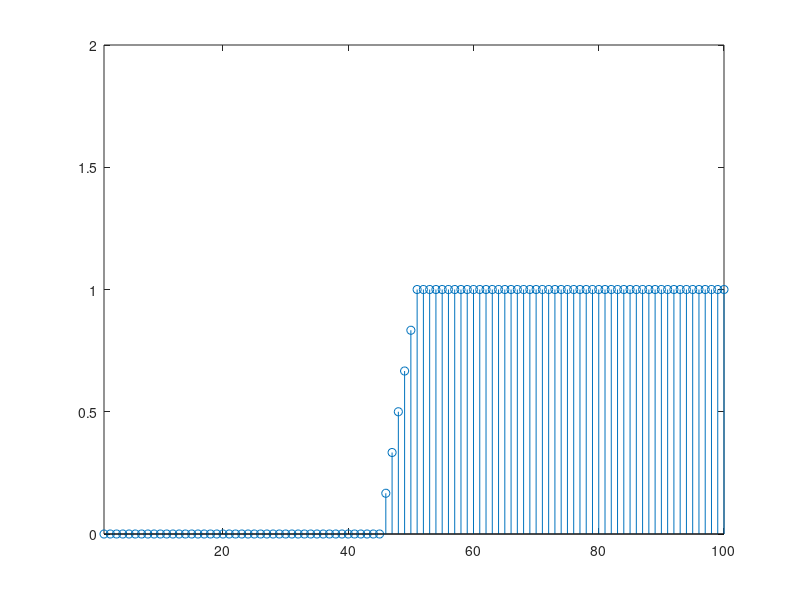
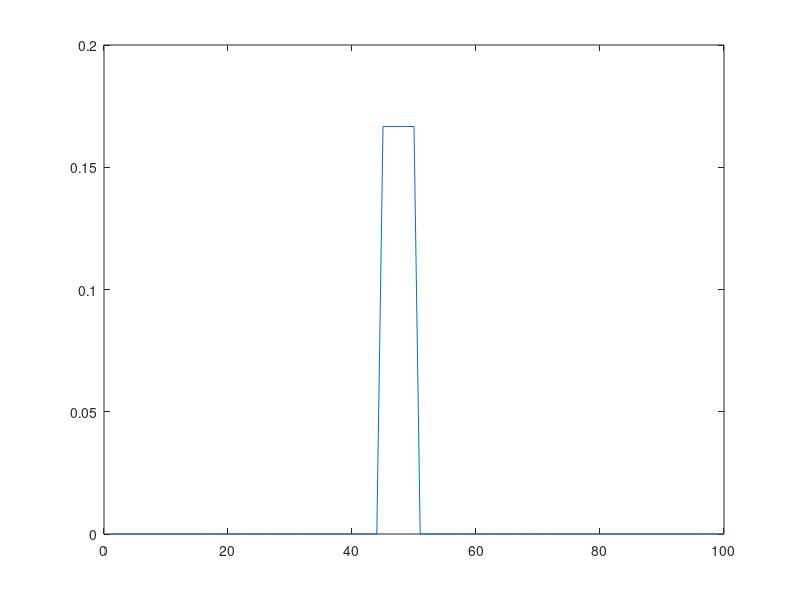

Here is the MATLAB script that generated these plots, in order:
X=zeros(1,100);
X(1,50)=1;
M1=0
M2=5
for j=1:M2-1
        H(1,1:j+M1-1)=sum(X(1,1:j+M1-1))/(M2+M1+1);
    end
    for j=100-M1+1:100
      H(1,j-M2+1:100)=sum(X(1,j-M2+1:100))/(M2+M1+1);
    end
    for j=M2+1:100-M1
        H(1,j-M2:j+M1)=sum(X(1,j-M2:j+M1))/(M2+M1+1);

end
Y=uint8(1:100);
figure,
plot(Y,H);

XS=zeros(1,100);
XS(1,(51:100))=ones(1,50);

for j=1:M2-1
        HS(1,1:j+M1-1)=sum(XS(1,1:j+M1-1))/(M2+M1+1);
    end
    for j=100-M1+1:100
      HS(1,j-M2+1:100)=sum(XS(1,j-M2+1:100))/(M2+M1+1);
    end
    for j=M2+1:100-M1
        HS(1,j-M2:j+M1)=sum(XS(1,j-M2:j+M1))/(M2+M1+1);

    end
figure,
hf=figure()
stem(Y,HS);
view(0,90)
ylim([0,2]);
xlim([1,100]);
saveas(hf,'HS_z.pdf');
